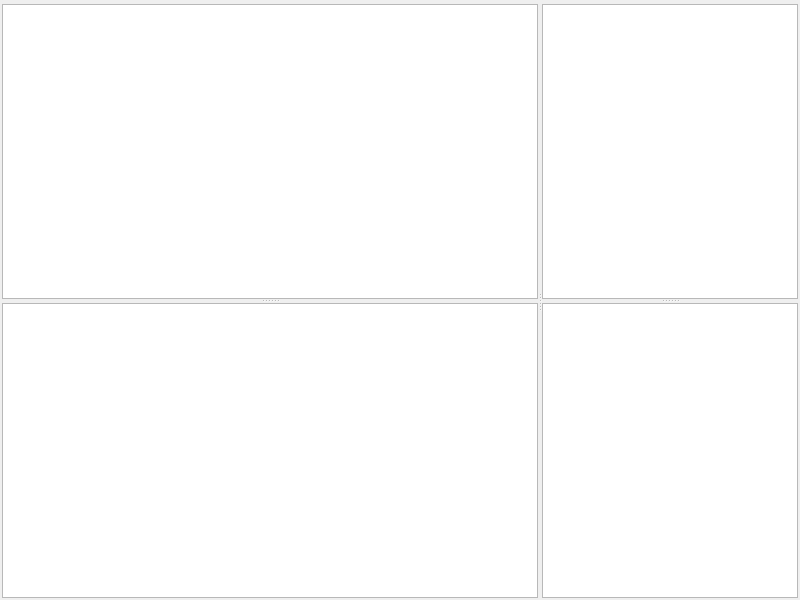
<?xml version="1.0" encoding="UTF-8"?>
<ui version="4.0">
 <class>DebuggerMain</class>
 <widget class="QMainWindow" name="DebuggerMain">
  <property name="geometry">
   <rect>
    <x>0</x>
    <y>0</y>
    <width>800</width>
    <height>600</height>
   </rect>
  </property>
  <property name="windowTitle">
   <string>Debugger</string>
  </property>
  <widget class="QWidget" name="centralwidget">
   <layout class="QHBoxLayout" name="horizontalLayout" stretch="0">
    <property name="spacing">
     <number>2</number>
    </property>
    <property name="leftMargin">
     <number>2</number>
    </property>
    <property name="topMargin">
     <number>4</number>
    </property>
    <property name="rightMargin">
     <number>2</number>
    </property>
    <property name="bottomMargin">
     <number>2</number>
    </property>
    <item>
     <widget class="QSplitter" name="splitter_3">
      <property name="sizePolicy">
       <sizepolicy hsizetype="Expanding" vsizetype="Preferred">
        <horstretch>1</horstretch>
        <verstretch>0</verstretch>
       </sizepolicy>
      </property>
      <property name="orientation">
       <enum>Qt::Horizontal</enum>
      </property>
      <property name="childrenCollapsible">
       <bool>false</bool>
      </property>
      <widget class="QSplitter" name="splitter">
       <property name="sizePolicy">
        <sizepolicy hsizetype="Expanding" vsizetype="Expanding">
         <horstretch>2</horstretch>
         <verstretch>0</verstretch>
        </sizepolicy>
       </property>
       <property name="minimumSize">
        <size>
         <width>300</width>
         <height>0</height>
        </size>
       </property>
       <property name="orientation">
        <enum>Qt::Vertical</enum>
       </property>
       <property name="childrenCollapsible">
        <bool>false</bool>
       </property>
       <widget class="QTableWidget" name="tableWidget"/>
       <widget class="QTableWidget" name="tableWidget_2"/>
      </widget>
      <widget class="QSplitter" name="splitter_2">
       <property name="sizePolicy">
        <sizepolicy hsizetype="Preferred" vsizetype="Expanding">
         <horstretch>0</horstretch>
         <verstretch>0</verstretch>
        </sizepolicy>
       </property>
       <property name="minimumSize">
        <size>
         <width>150</width>
         <height>0</height>
        </size>
       </property>
       <property name="sizeIncrement">
        <size>
         <width>0</width>
         <height>0</height>
        </size>
       </property>
       <property name="baseSize">
        <size>
         <width>200</width>
         <height>0</height>
        </size>
       </property>
       <property name="orientation">
        <enum>Qt::Vertical</enum>
       </property>
       <property name="childrenCollapsible">
        <bool>false</bool>
       </property>
       <widget class="QTableWidget" name="tableWidget_3"/>
       <widget class="QTableWidget" name="tableWidget_4"/>
      </widget>
     </widget>
    </item>
   </layout>
  </widget>
 </widget>
 <resources/>
 <connections/>
</ui>
